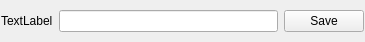
<?xml version="1.0" encoding="UTF-8"?>
<ui version="4.0">
 <class>modifyCourseCell</class>
 <widget class="QWidget" name="modifyCourseCell">
  <property name="geometry">
   <rect>
    <x>0</x>
    <y>0</y>
    <width>365</width>
    <height>42</height>
   </rect>
  </property>
  <property name="sizePolicy">
   <sizepolicy hsizetype="Preferred" vsizetype="Fixed">
    <horstretch>0</horstretch>
    <verstretch>0</verstretch>
   </sizepolicy>
  </property>
  <property name="windowTitle">
   <string>Form</string>
  </property>
  <layout class="QHBoxLayout" name="horizontalLayout">
   <property name="leftMargin">
    <number>1</number>
   </property>
   <property name="topMargin">
    <number>3</number>
   </property>
   <property name="rightMargin">
    <number>1</number>
   </property>
   <property name="bottomMargin">
    <number>3</number>
   </property>
   <item>
    <widget class="QLabel" name="CourseName">
     <property name="text">
      <string>TextLabel</string>
     </property>
    </widget>
   </item>
   <item>
    <widget class="QLineEdit" name="courseRenameBox"/>
   </item>
   <item>
    <widget class="QPushButton" name="SaveNameButton">
     <property name="text">
      <string>Save</string>
     </property>
    </widget>
   </item>
  </layout>
 </widget>
 <resources/>
 <connections/>
</ui>
